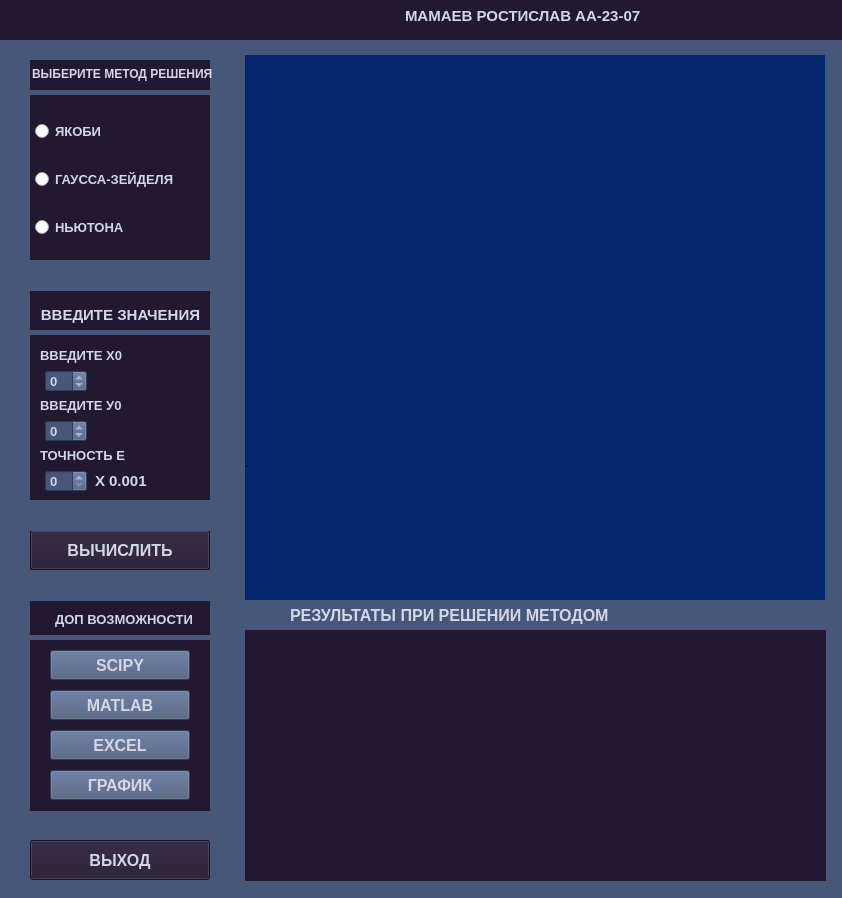
<?xml version="1.0" encoding="UTF-8"?>
<ui version="4.0">
 <class>MainWindow</class>
 <widget class="QMainWindow" name="MainWindow">
  <property name="geometry">
   <rect>
    <x>0</x>
    <y>0</y>
    <width>842</width>
    <height>898</height>
   </rect>
  </property>
  <property name="minimumSize">
   <size>
    <width>842</width>
    <height>898</height>
   </size>
  </property>
  <property name="maximumSize">
   <size>
    <width>842</width>
    <height>898</height>
   </size>
  </property>
  <property name="windowTitle">
   <string>MainWindow</string>
  </property>
  <widget class="QWidget" name="centralwidget">
   <widget class="QLabel" name="label">
    <property name="geometry">
     <rect>
      <x>95</x>
      <y>470</y>
      <width>71</width>
      <height>21</height>
     </rect>
    </property>
    <property name="font">
     <font>
      <pointsize>11</pointsize>
      <weight>75</weight>
      <bold>true</bold>
     </font>
    </property>
    <property name="styleSheet">
     <string notr="true">color: rgb(211, 215, 231);</string>
    </property>
    <property name="text">
     <string>Х 0.001</string>
    </property>
   </widget>
   <widget class="QLabel" name="FONRATIO">
    <property name="geometry">
     <rect>
      <x>30</x>
      <y>60</y>
      <width>180</width>
      <height>751</height>
     </rect>
    </property>
    <property name="styleSheet">
     <string notr="true">background-color: rgb(34, 24, 49);</string>
    </property>
    <property name="text">
     <string/>
    </property>
   </widget>
   <widget class="QLabel" name="LEFTFON">
    <property name="geometry">
     <rect>
      <x>-5</x>
      <y>-10</y>
      <width>250</width>
      <height>911</height>
     </rect>
    </property>
    <property name="styleSheet">
     <string notr="true">background-color: rgb(70, 87, 121);</string>
    </property>
    <property name="text">
     <string/>
    </property>
   </widget>
   <widget class="QLabel" name="FONVIBORMET_2">
    <property name="geometry">
     <rect>
      <x>20</x>
      <y>600</y>
      <width>811</width>
      <height>31</height>
     </rect>
    </property>
    <property name="styleSheet">
     <string notr="true">background-color: rgb(70, 87, 121);</string>
    </property>
    <property name="text">
     <string/>
    </property>
   </widget>
   <widget class="QLabel" name="METOD_TEMP_2">
    <property name="geometry">
     <rect>
      <x>865</x>
      <y>120</y>
      <width>151</width>
      <height>31</height>
     </rect>
    </property>
    <property name="font">
     <font>
      <pointsize>10</pointsize>
      <weight>75</weight>
      <bold>true</bold>
     </font>
    </property>
    <property name="styleSheet">
     <string notr="true">color: rgb(42, 68, 128);</string>
    </property>
    <property name="text">
     <string>&lt;html&gt;&lt;head/&gt;&lt;body&gt;&lt;p&gt;&lt;br/&gt;&lt;/p&gt;&lt;/body&gt;&lt;/html&gt;</string>
    </property>
   </widget>
   <widget class="QPushButton" name="pushButton_4">
    <property name="geometry">
     <rect>
      <x>30</x>
      <y>530</y>
      <width>180</width>
      <height>40</height>
     </rect>
    </property>
    <property name="font">
     <font>
      <pointsize>12</pointsize>
      <weight>75</weight>
      <bold>true</bold>
     </font>
    </property>
    <property name="styleSheet">
     <string notr="true">background-color: rgb(34, 24, 49);
color: rgb(211, 215, 231);</string>
    </property>
    <property name="text">
     <string>ВЫЧИСЛИТЬ</string>
    </property>
   </widget>
   <widget class="QLabel" name="FON">
    <property name="geometry">
     <rect>
      <x>245</x>
      <y>40</y>
      <width>581</width>
      <height>861</height>
     </rect>
    </property>
    <property name="styleSheet">
     <string notr="true">background-color: rgb(6, 38, 111);</string>
    </property>
    <property name="text">
     <string>`</string>
    </property>
   </widget>
   <widget class="QSpinBox" name="spinBox_2">
    <property name="geometry">
     <rect>
      <x>45</x>
      <y>420</y>
      <width>42</width>
      <height>22</height>
     </rect>
    </property>
    <property name="font">
     <font>
      <pointsize>10</pointsize>
      <weight>75</weight>
      <bold>true</bold>
     </font>
    </property>
    <property name="styleSheet">
     <string notr="true">background-color: rgb(70, 87, 121);
color: rgb(211, 215, 231);</string>
    </property>
    <property name="minimum">
     <number>-100</number>
    </property>
    <property name="maximum">
     <number>100</number>
    </property>
   </widget>
   <widget class="QPushButton" name="pushButton_2">
    <property name="geometry">
     <rect>
      <x>50</x>
      <y>730</y>
      <width>140</width>
      <height>30</height>
     </rect>
    </property>
    <property name="font">
     <font>
      <pointsize>12</pointsize>
      <weight>75</weight>
      <bold>true</bold>
     </font>
    </property>
    <property name="styleSheet">
     <string notr="true">background-color: rgb(70, 87, 121);
color: rgb(211, 215, 231);</string>
    </property>
    <property name="text">
     <string>EXCEL</string>
    </property>
   </widget>
   <widget class="QLabel" name="VIBORMET_9">
    <property name="geometry">
     <rect>
      <x>55</x>
      <y>594</y>
      <width>251</width>
      <height>51</height>
     </rect>
    </property>
    <property name="font">
     <font>
      <pointsize>10</pointsize>
      <weight>75</weight>
      <bold>true</bold>
     </font>
    </property>
    <property name="styleSheet">
     <string notr="true">color: rgb(211, 215, 231);</string>
    </property>
    <property name="text">
     <string>ДОП ВОЗМОЖНОСТИ</string>
    </property>
   </widget>
   <widget class="QLabel" name="SHAPKATEXT">
    <property name="geometry">
     <rect>
      <x>405</x>
      <y>-30</y>
      <width>241</width>
      <height>91</height>
     </rect>
    </property>
    <property name="font">
     <font>
      <pointsize>11</pointsize>
      <weight>75</weight>
      <bold>true</bold>
     </font>
    </property>
    <property name="styleSheet">
     <string notr="true">color: rgb(211, 215, 231);</string>
    </property>
    <property name="text">
     <string>МАМАЕВ РОСТИСЛАВ АА-23-07</string>
    </property>
   </widget>
   <widget class="QPushButton" name="pushButton_3">
    <property name="geometry">
     <rect>
      <x>50</x>
      <y>690</y>
      <width>140</width>
      <height>30</height>
     </rect>
    </property>
    <property name="font">
     <font>
      <pointsize>12</pointsize>
      <weight>75</weight>
      <bold>true</bold>
     </font>
    </property>
    <property name="styleSheet">
     <string notr="true">background-color: rgb(70, 87, 121);
color: rgb(211, 215, 231);</string>
    </property>
    <property name="text">
     <string>MATLAB</string>
    </property>
   </widget>
   <widget class="QLabel" name="VIBORMET_2">
    <property name="geometry">
     <rect>
      <x>825</x>
      <y>-30</y>
      <width>241</width>
      <height>91</height>
     </rect>
    </property>
    <property name="font">
     <font>
      <pointsize>11</pointsize>
      <weight>75</weight>
      <bold>true</bold>
     </font>
    </property>
    <property name="styleSheet">
     <string notr="true">color: rgb(42, 68, 128);</string>
    </property>
    <property name="text">
     <string/>
    </property>
   </widget>
   <widget class="QLabel" name="FONVIBORMET">
    <property name="geometry">
     <rect>
      <x>-5</x>
      <y>-10</y>
      <width>1081</width>
      <height>51</height>
     </rect>
    </property>
    <property name="styleSheet">
     <string notr="true">background-color: rgb(34, 24, 49);</string>
    </property>
    <property name="text">
     <string/>
    </property>
   </widget>
   <widget class="QLabel" name="RIGHTFON_5">
    <property name="geometry">
     <rect>
      <x>-15</x>
      <y>90</y>
      <width>1200</width>
      <height>5</height>
     </rect>
    </property>
    <property name="styleSheet">
     <string notr="true">background-color: rgb(70, 87, 121);</string>
    </property>
    <property name="text">
     <string/>
    </property>
   </widget>
   <widget class="QLabel" name="VIBORMET_3">
    <property name="geometry">
     <rect>
      <x>40</x>
      <y>270</y>
      <width>161</width>
      <height>91</height>
     </rect>
    </property>
    <property name="font">
     <font>
      <pointsize>11</pointsize>
      <weight>75</weight>
      <bold>true</bold>
     </font>
    </property>
    <property name="styleSheet">
     <string notr="true">color: rgb(211, 215, 231);</string>
    </property>
    <property name="text">
     <string>&lt;html&gt;&lt;head/&gt;&lt;body&gt;&lt;p align=&quot;center&quot;&gt;ВВЕДИТЕ ЗНАЧЕНИЯ&lt;/p&gt;&lt;/body&gt;&lt;/html&gt;</string>
    </property>
   </widget>
   <widget class="QLabel" name="VIBORMET_5">
    <property name="geometry">
     <rect>
      <x>40</x>
      <y>360</y>
      <width>241</width>
      <height>91</height>
     </rect>
    </property>
    <property name="font">
     <font>
      <pointsize>10</pointsize>
      <weight>75</weight>
      <bold>true</bold>
     </font>
    </property>
    <property name="styleSheet">
     <string notr="true">color: rgb(211, 215, 231);</string>
    </property>
    <property name="text">
     <string>ВВЕДИТЕ У0</string>
    </property>
   </widget>
   <widget class="QPushButton" name="pushButton_5">
    <property name="geometry">
     <rect>
      <x>50</x>
      <y>650</y>
      <width>140</width>
      <height>30</height>
     </rect>
    </property>
    <property name="font">
     <font>
      <pointsize>12</pointsize>
      <weight>75</weight>
      <bold>true</bold>
     </font>
    </property>
    <property name="styleSheet">
     <string notr="true">background-color: rgb(70, 87, 121);
color: rgb(211, 215, 231);</string>
    </property>
    <property name="text">
     <string>SCIPY</string>
    </property>
   </widget>
   <widget class="QLabel" name="VIBORMET">
    <property name="geometry">
     <rect>
      <x>32</x>
      <y>53</y>
      <width>211</width>
      <height>41</height>
     </rect>
    </property>
    <property name="font">
     <font>
      <pointsize>9</pointsize>
      <weight>75</weight>
      <bold>true</bold>
     </font>
    </property>
    <property name="styleSheet">
     <string notr="true">color: rgb(211, 215, 231);</string>
    </property>
    <property name="text">
     <string>ВЫБЕРИТЕ МЕТОД РЕШЕНИЯ</string>
    </property>
   </widget>
   <widget class="QLabel" name="RIGHTFON_4">
    <property name="geometry">
     <rect>
      <x>-35</x>
      <y>330</y>
      <width>1091</width>
      <height>5</height>
     </rect>
    </property>
    <property name="styleSheet">
     <string notr="true">background-color: rgb(70, 87, 121);</string>
    </property>
    <property name="text">
     <string/>
    </property>
   </widget>
   <widget class="QTextBrowser" name="textBrowser">
    <property name="enabled">
     <bool>true</bool>
    </property>
    <property name="geometry">
     <rect>
      <x>245</x>
      <y>630</y>
      <width>581</width>
      <height>271</height>
     </rect>
    </property>
    <property name="font">
     <font>
      <pointsize>12</pointsize>
      <weight>75</weight>
      <bold>true</bold>
     </font>
    </property>
    <property name="focusPolicy">
     <enum>Qt::NoFocus</enum>
    </property>
    <property name="statusTip">
     <string/>
    </property>
    <property name="styleSheet">
     <string notr="true">background-color: rgb(34, 24, 49);
color: rgb(211, 215, 231);</string>
    </property>
    <property name="frameShape">
     <enum>QFrame::NoFrame</enum>
    </property>
    <property name="lineWidth">
     <number>0</number>
    </property>
    <property name="html">
     <string>&lt;!DOCTYPE HTML PUBLIC &quot;-//W3C//DTD HTML 4.0//EN&quot; &quot;http://www.w3.org/TR/REC-html40/strict.dtd&quot;&gt;
&lt;html&gt;&lt;head&gt;&lt;meta name=&quot;qrichtext&quot; content=&quot;1&quot; /&gt;&lt;style type=&quot;text/css&quot;&gt;
p, li { white-space: pre-wrap; }
&lt;/style&gt;&lt;/head&gt;&lt;body style=&quot; font-family:'MS Shell Dlg 2'; font-size:12pt; font-weight:600; font-style:normal;&quot;&gt;
&lt;p align=&quot;center&quot; style=&quot;-qt-paragraph-type:empty; margin-top:0px; margin-bottom:0px; margin-left:0px; margin-right:0px; -qt-block-indent:0; text-indent:0px;&quot;&gt;&lt;br /&gt;&lt;/p&gt;&lt;/body&gt;&lt;/html&gt;</string>
    </property>
   </widget>
   <widget class="QLabel" name="RIGHTFON_2">
    <property name="geometry">
     <rect>
      <x>-5</x>
      <y>270</y>
      <width>1081</width>
      <height>31</height>
     </rect>
    </property>
    <property name="styleSheet">
     <string notr="true">background-color: rgb(70, 87, 121);</string>
    </property>
    <property name="text">
     <string/>
    </property>
   </widget>
   <widget class="QLabel" name="VIVODZNACH">
    <property name="geometry">
     <rect>
      <x>735</x>
      <y>430</y>
      <width>161</width>
      <height>101</height>
     </rect>
    </property>
    <property name="text">
     <string/>
    </property>
   </widget>
   <widget class="QSpinBox" name="spinBox">
    <property name="geometry">
     <rect>
      <x>45</x>
      <y>370</y>
      <width>42</width>
      <height>22</height>
     </rect>
    </property>
    <property name="font">
     <font>
      <pointsize>10</pointsize>
      <weight>75</weight>
      <bold>true</bold>
     </font>
    </property>
    <property name="styleSheet">
     <string notr="true">background-color: rgb(70, 87, 121);
color: rgb(211, 215, 231);</string>
    </property>
    <property name="minimum">
     <number>-100</number>
    </property>
    <property name="maximum">
     <number>100</number>
    </property>
   </widget>
   <widget class="QPushButton" name="pushButton_6">
    <property name="geometry">
     <rect>
      <x>50</x>
      <y>770</y>
      <width>140</width>
      <height>30</height>
     </rect>
    </property>
    <property name="font">
     <font>
      <pointsize>12</pointsize>
      <weight>75</weight>
      <bold>true</bold>
     </font>
    </property>
    <property name="styleSheet">
     <string notr="true">background-color: rgb(70, 87, 121);
color: rgb(211, 215, 231);</string>
    </property>
    <property name="text">
     <string>ГРАФИК</string>
    </property>
   </widget>
   <widget class="QWidget" name="verticalLayoutWidget">
    <property name="geometry">
     <rect>
      <x>35</x>
      <y>100</y>
      <width>181</width>
      <height>161</height>
     </rect>
    </property>
    <layout class="QVBoxLayout" name="verticalLayout">
     <item>
      <widget class="QRadioButton" name="radioButton_1">
       <property name="font">
        <font>
         <pointsize>10</pointsize>
         <weight>75</weight>
         <bold>true</bold>
        </font>
       </property>
       <property name="styleSheet">
        <string notr="true">color: rgb(211, 215, 231);</string>
       </property>
       <property name="text">
        <string>ЯКОБИ</string>
       </property>
      </widget>
     </item>
     <item>
      <widget class="QRadioButton" name="radioButton_2">
       <property name="font">
        <font>
         <pointsize>10</pointsize>
         <weight>75</weight>
         <bold>true</bold>
        </font>
       </property>
       <property name="styleSheet">
        <string notr="true">color: rgb(211, 215, 231);</string>
       </property>
       <property name="text">
        <string>ГАУССА-ЗЕЙДЕЛЯ</string>
       </property>
      </widget>
     </item>
     <item>
      <widget class="QRadioButton" name="radioButton_3">
       <property name="font">
        <font>
         <pointsize>10</pointsize>
         <weight>75</weight>
         <bold>true</bold>
        </font>
       </property>
       <property name="styleSheet">
        <string notr="true">color: rgb(211, 215, 231);</string>
       </property>
       <property name="text">
        <string>НЬЮТОНА</string>
       </property>
      </widget>
     </item>
    </layout>
   </widget>
   <widget class="QSpinBox" name="spinBox_3">
    <property name="geometry">
     <rect>
      <x>45</x>
      <y>470</y>
      <width>42</width>
      <height>22</height>
     </rect>
    </property>
    <property name="font">
     <font>
      <pointsize>10</pointsize>
      <weight>75</weight>
      <bold>true</bold>
     </font>
    </property>
    <property name="styleSheet">
     <string notr="true">background-color: rgb(70, 87, 121);
color: rgb(211, 215, 231);</string>
    </property>
   </widget>
   <widget class="QLabel" name="RIGHTFON_3">
    <property name="geometry">
     <rect>
      <x>-15</x>
      <y>500</y>
      <width>1081</width>
      <height>31</height>
     </rect>
    </property>
    <property name="styleSheet">
     <string notr="true">background-color: rgb(70, 87, 121);</string>
    </property>
    <property name="text">
     <string/>
    </property>
   </widget>
   <widget class="QLabel" name="VIBORMET_4">
    <property name="geometry">
     <rect>
      <x>40</x>
      <y>310</y>
      <width>241</width>
      <height>91</height>
     </rect>
    </property>
    <property name="font">
     <font>
      <pointsize>10</pointsize>
      <weight>75</weight>
      <bold>true</bold>
     </font>
    </property>
    <property name="styleSheet">
     <string notr="true">color: rgb(211, 215, 231);</string>
    </property>
    <property name="text">
     <string>ВВЕДИТЕ Х0</string>
    </property>
   </widget>
   <widget class="QLabel" name="RIGHTFON">
    <property name="geometry">
     <rect>
      <x>825</x>
      <y>-40</y>
      <width>250</width>
      <height>941</height>
     </rect>
    </property>
    <property name="styleSheet">
     <string notr="true">background-color: rgb(70, 87, 121);</string>
    </property>
    <property name="text">
     <string/>
    </property>
   </widget>
   <widget class="QLabel" name="VIBORMET_6">
    <property name="geometry">
     <rect>
      <x>40</x>
      <y>410</y>
      <width>241</width>
      <height>91</height>
     </rect>
    </property>
    <property name="font">
     <font>
      <pointsize>10</pointsize>
      <weight>75</weight>
      <bold>true</bold>
     </font>
    </property>
    <property name="styleSheet">
     <string notr="true">color: rgb(211, 215, 231);</string>
    </property>
    <property name="text">
     <string>ТОЧНОСТЬ Е</string>
    </property>
   </widget>
   <widget class="QLabel" name="PRIRESHENII">
    <property name="geometry">
     <rect>
      <x>290</x>
      <y>590</y>
      <width>511</width>
      <height>51</height>
     </rect>
    </property>
    <property name="font">
     <font>
      <pointsize>12</pointsize>
      <weight>75</weight>
      <bold>true</bold>
     </font>
    </property>
    <property name="styleSheet">
     <string notr="true">color: rgb(211, 215, 231);</string>
    </property>
    <property name="text">
     <string>РЕЗУЛЬТАТЫ ПРИ РЕШЕНИИ МЕТОДОМ</string>
    </property>
   </widget>
   <widget class="QPushButton" name="pushButton">
    <property name="geometry">
     <rect>
      <x>30</x>
      <y>840</y>
      <width>180</width>
      <height>40</height>
     </rect>
    </property>
    <property name="font">
     <font>
      <pointsize>12</pointsize>
      <weight>75</weight>
      <bold>true</bold>
     </font>
    </property>
    <property name="styleSheet">
     <string notr="true">background-color: rgb(34, 24, 49);
color: rgb(211, 215, 231);</string>
    </property>
    <property name="text">
     <string>ВЫХОД</string>
    </property>
   </widget>
   <widget class="QLabel" name="FONVIBORMET_3">
    <property name="geometry">
     <rect>
      <x>20</x>
      <y>570</y>
      <width>201</width>
      <height>31</height>
     </rect>
    </property>
    <property name="styleSheet">
     <string notr="true">background-color: rgb(70, 87, 121);</string>
    </property>
    <property name="text">
     <string/>
    </property>
   </widget>
   <widget class="QLabel" name="FONVIBORMET_4">
    <property name="geometry">
     <rect>
      <x>30</x>
      <y>500</y>
      <width>201</width>
      <height>31</height>
     </rect>
    </property>
    <property name="styleSheet">
     <string notr="true">background-color: rgb(70, 87, 121);</string>
    </property>
    <property name="text">
     <string/>
    </property>
   </widget>
   <widget class="QLabel" name="FONVIBORMET_5">
    <property name="geometry">
     <rect>
      <x>-80</x>
      <y>40</y>
      <width>981</width>
      <height>15</height>
     </rect>
    </property>
    <property name="styleSheet">
     <string notr="true">background-color: rgb(70, 87, 121);</string>
    </property>
    <property name="text">
     <string/>
    </property>
   </widget>
   <widget class="QLabel" name="FONVIBORMET_6">
    <property name="geometry">
     <rect>
      <x>10</x>
      <y>881</y>
      <width>841</width>
      <height>20</height>
     </rect>
    </property>
    <property name="styleSheet">
     <string notr="true">background-color: rgb(70, 87, 121);</string>
    </property>
    <property name="text">
     <string/>
    </property>
   </widget>
   <widget class="QLabel" name="FONVIBORMET_7">
    <property name="geometry">
     <rect>
      <x>20</x>
      <y>260</y>
      <width>201</width>
      <height>31</height>
     </rect>
    </property>
    <property name="styleSheet">
     <string notr="true">background-color: rgb(70, 87, 121);</string>
    </property>
    <property name="text">
     <string/>
    </property>
   </widget>
   <widget class="QLabel" name="FONVIBORMET_8">
    <property name="geometry">
     <rect>
      <x>20</x>
      <y>330</y>
      <width>201</width>
      <height>5</height>
     </rect>
    </property>
    <property name="styleSheet">
     <string notr="true">background-color: rgb(70, 87, 121);</string>
    </property>
    <property name="text">
     <string/>
    </property>
   </widget>
   <widget class="QLabel" name="FONVIBORMET_9">
    <property name="geometry">
     <rect>
      <x>15</x>
      <y>90</y>
      <width>201</width>
      <height>5</height>
     </rect>
    </property>
    <property name="styleSheet">
     <string notr="true">background-color: rgb(70, 87, 121);</string>
    </property>
    <property name="text">
     <string/>
    </property>
   </widget>
   <widget class="QLabel" name="FONVIBORMET_10">
    <property name="geometry">
     <rect>
      <x>15</x>
      <y>635</y>
      <width>201</width>
      <height>5</height>
     </rect>
    </property>
    <property name="styleSheet">
     <string notr="true">background-color: rgb(70, 87, 121);</string>
    </property>
    <property name="text">
     <string/>
    </property>
   </widget>
   <zorder>RIGHTFON_5</zorder>
   <zorder>RIGHTFON_2</zorder>
   <zorder>RIGHTFON_4</zorder>
   <zorder>RIGHTFON_3</zorder>
   <zorder>FON</zorder>
   <zorder>FONVIBORMET_2</zorder>
   <zorder>RIGHTFON</zorder>
   <zorder>LEFTFON</zorder>
   <zorder>FONRATIO</zorder>
   <zorder>METOD_TEMP_2</zorder>
   <zorder>pushButton_4</zorder>
   <zorder>pushButton_2</zorder>
   <zorder>VIBORMET_9</zorder>
   <zorder>pushButton_3</zorder>
   <zorder>VIBORMET_2</zorder>
   <zorder>FONVIBORMET</zorder>
   <zorder>VIBORMET_3</zorder>
   <zorder>VIBORMET_5</zorder>
   <zorder>pushButton_5</zorder>
   <zorder>VIBORMET</zorder>
   <zorder>VIVODZNACH</zorder>
   <zorder>pushButton_6</zorder>
   <zorder>verticalLayoutWidget</zorder>
   <zorder>VIBORMET_4</zorder>
   <zorder>VIBORMET_6</zorder>
   <zorder>PRIRESHENII</zorder>
   <zorder>label</zorder>
   <zorder>textBrowser</zorder>
   <zorder>spinBox</zorder>
   <zorder>spinBox_2</zorder>
   <zorder>spinBox_3</zorder>
   <zorder>SHAPKATEXT</zorder>
   <zorder>pushButton</zorder>
   <zorder>FONVIBORMET_3</zorder>
   <zorder>FONVIBORMET_4</zorder>
   <zorder>FONVIBORMET_5</zorder>
   <zorder>FONVIBORMET_6</zorder>
   <zorder>FONVIBORMET_7</zorder>
   <zorder>FONVIBORMET_8</zorder>
   <zorder>FONVIBORMET_9</zorder>
   <zorder>FONVIBORMET_10</zorder>
  </widget>
 </widget>
 <resources/>
 <connections/>
</ui>
